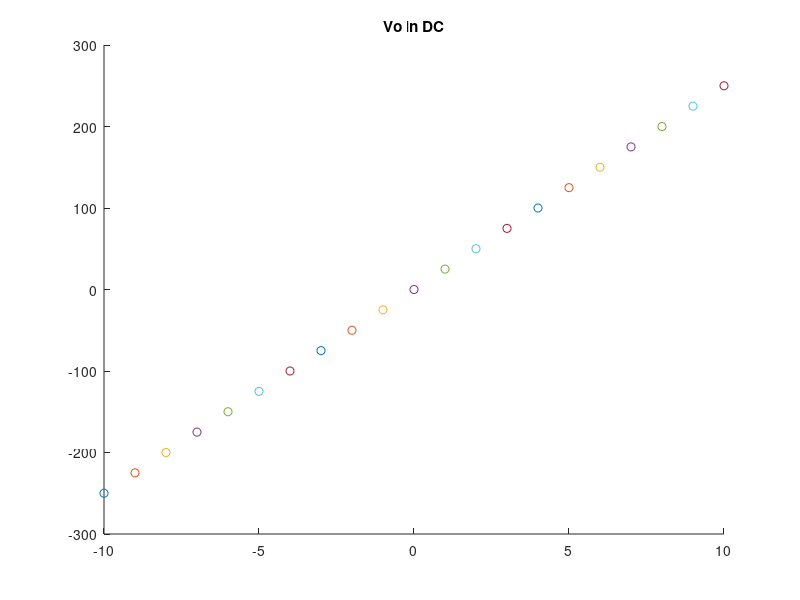
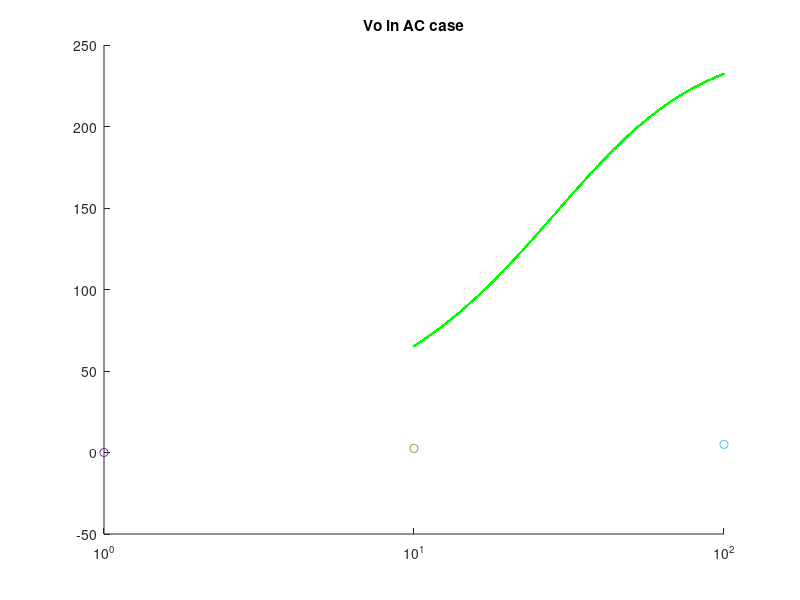
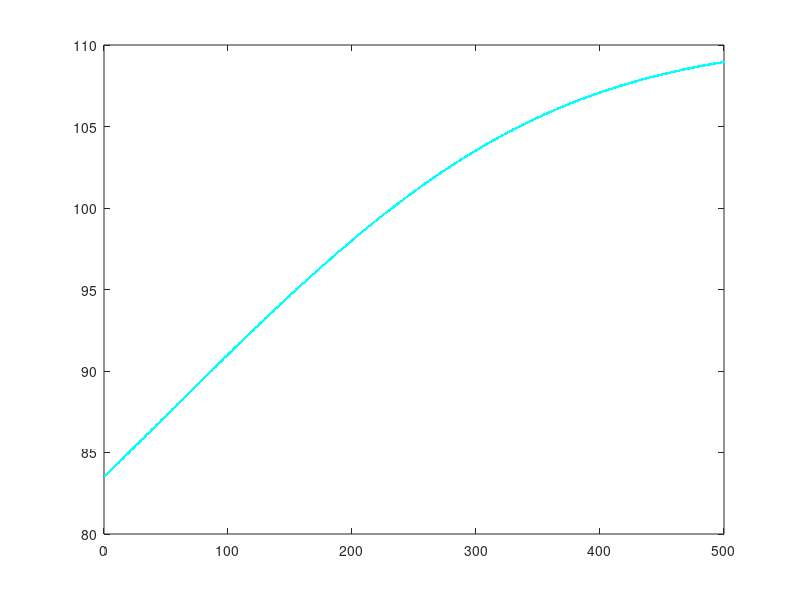
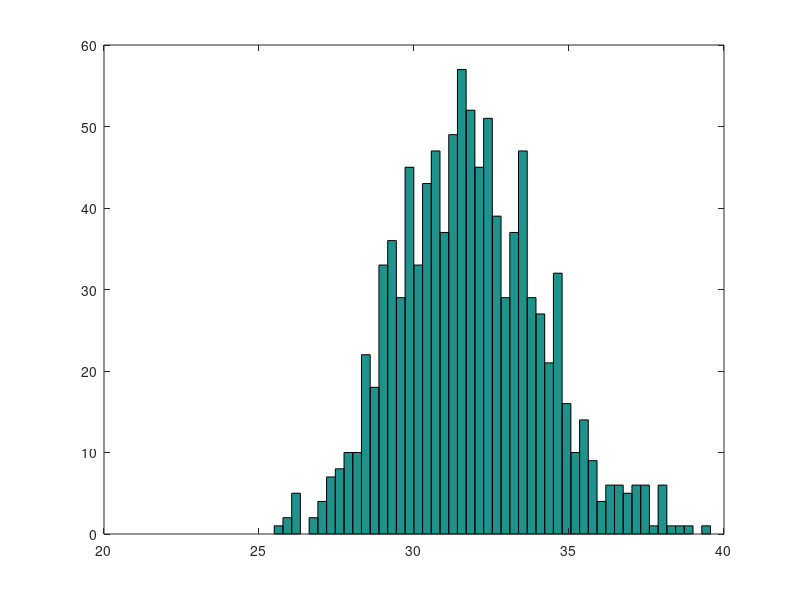

Recreate these plots in MATLAB, in order.
close all;
clear;

%constants
R1=1;
G1=1/R1;
C=0.25;
R2=2;
G2=1/R2;
L=0.2;
R3=10;
G3=1/R3;
a=100;
R4=0.1;
G4=1/R4;
Ro=1000;
Go=1/Ro;

G= [G1 -G1 0 0 0 0 0;
    -G1 G1+G2 -1 0 0 0 0;
    0 1 0 -1 0 0 0;
    0 0 -1 G3 0 0 0;
    0 0 0 0 -a 1 0;
    0 0 0 G3 -1 0 0;
    0 0 0 0 0 -G4 G4+Go];
C= [0 0 0 0 0 0 0;
    -C C 0 0 0 0 0;
    0 0 -L 0 0 0 0;
    0 0 0 0 0 0 0;
    0 0 0 0 0 0 0;
    0 0 0 0 0 0 0;
    0 0 0 0 0 0 0];
V= zeros(7,1);
F= zeros(7,1);
f1= figure;
f2= figure;
f3= figure;
f4= figure;

for v=-10:1:10
    F(1,1)= v;
    V= G\F;
    set(0, 'CurrentFigure', f1)
    scatter(v, V(7,1), 'r.')
    hold on
    title('Vo in DC')
    
    set(0, 'CurrentFigure', f2)
    scatter(v, V(4,1), 'b.')
    hold on
    title('V3 in DC')
end

w=logspace(1,2,500);
F(1)=1;
for i=1:length(w)
    Vac = (G+C*1j*w(i))\F;          
    set(0, 'CurrentFigure', f2)
    semilogx(w(i), abs(Vac(7,1)), 'g.')
    hold on
    title('Vo in AC case')
    
    dB = 20*log(abs(Vac(7,1))/F(1));   
    set(0, 'CurrentFigure', f3)
    plot(i, dB, 'c.')
    hold on
    
end

% Calculating and plotting AC sweep 
cs = 0.25+0.05.*randn(1,1000);
w = pi;
Vgain = zeros(1000,1);
for j = 1:length(Vgain)
    c = cs(j);
    C(2,1) = -c;
    C(2,2) = c;
    Vac = (G+C*1j*w)\F;                 
    Vgain(j,1) = abs(Vac(7,1))/F(1);    
end

% Histogram 
set(0, 'CurrentFigure', f4)
hist(Vgain,50);
